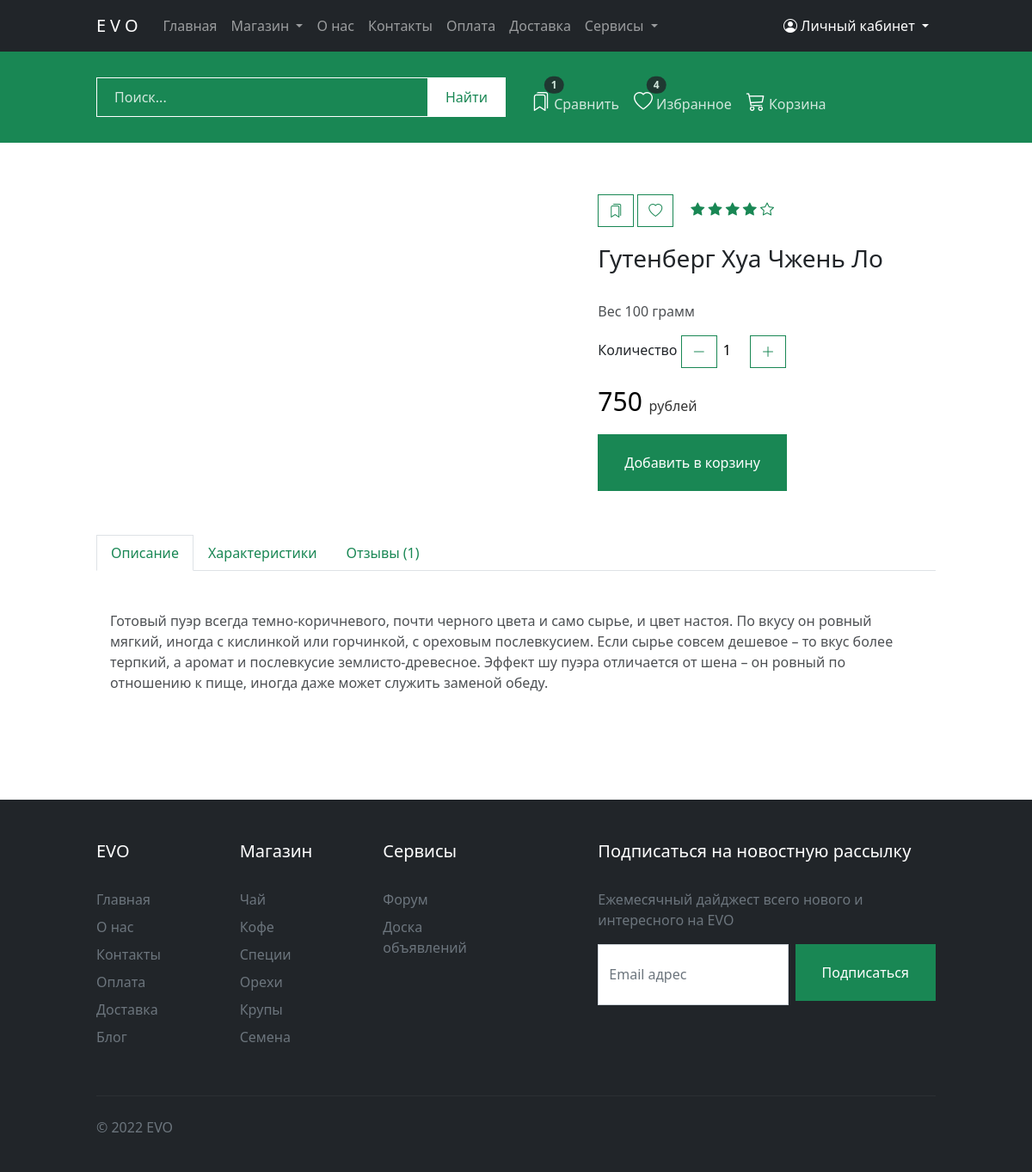
The page /catalog/product/gutenberg/ on the database as committed earlier.
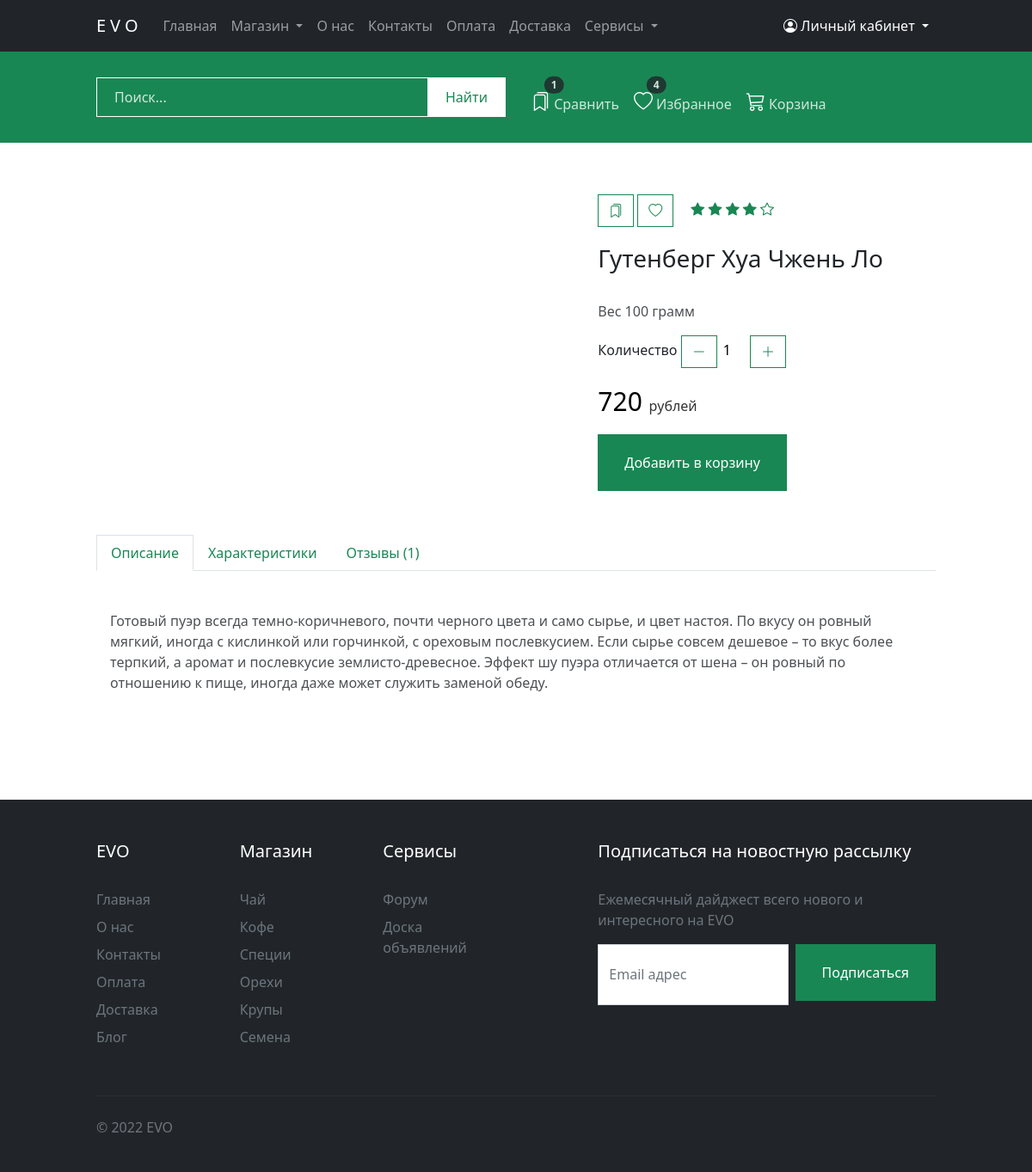
The same page on the database as committed later.
### apps/core/models.py (models this page shows, shortened)
class Product(models.Model):
    class Meta:
        verbose_name = 'Товар'
        verbose_name_plural = 'Товары'
        index_together = (('id', 'slug'),)
        ordering = ('-created',)
    category = models.ForeignKey(Category, on_delete=models.CASCADE, related_name='products', verbose_name='Категория')
    name = models.CharField(max_length=50, db_index=True, verbose_name='Название')
    slug = models.SlugField(max_length=200, db_index=True, verbose_name="URL")
    desc = models.TextField(verbose_name='Описание')
    country = models.CharField(max_length=50, blank=True, null=True, default=None, verbose_name='Страна')
    town = models.CharField(max_length=50, blank=True, null=True, default=None, verbose_name='Город')
    year = models.CharField(max_length=50, blank=True, null=True, default=None, verbose_name='Год')
    volume = models.IntegerField(verbose_name='Вес, грамм')
    price = models.DecimalField(max_digits=10, decimal_places=0, verbose_name='Цена, руб')
    stock = models.PositiveIntegerField(verbose_name='Остаток на складе, штук')
    tag = models.CharField(max_length=100, blank=True, null=True, default=None, verbose_name='Метки')
    talk_forum = models.URLField(blank=True, null=True, default=None, verbose_name='Ссылка на форум')
    is_active = models.BooleanField(default=True, verbose_name="Активация товара")
    image = models.ImageField(upload_to='product/', verbose_name='Изображение обложки')
    created = models.DateTimeField(auto_now_add=True, verbose_name='Дата создания')
    updated = models.DateTimeField(auto_now=True, verbose_name='Дата изменения')

### apps/core/views.py (the view)
# urls.py: path('catalog/product/<slug:slug>/', views.product_detail, name='product'),
def product_detail(request, slug):
    product = get_object_or_404(Product, slug=slug, is_active=True)
    cart_product_form = CartAddProductForm()
    return render(request, 'core/product.html', {'product': product, 'cart_product_form': cart_product_form})

### apps/templates/core/product.html (shortened to what this page needs)
{% extends 'layouts/base.html' %}
{% load  static %}
{% block content %}
    <section id="prod" class="paddingTopBottom">
        <div class="container">
            <div class="row">
                <div class="col-md-6">
                    <div class="fotorama" data-width="100%" data-nav="thumbs" data-allowfullscreen="true">
                    </div>
                </div>
                <div class="col-md-5 offset-md-1">
                    <div class="btn-group" role="group">
                        <a type="button" class="btn btn-outline-success"><i class="bi bi-bookmarks"></i></a>
                        <a type="button" class="btn btn-outline-success"><i class="bi bi-heart"></i></a>
                        <div class="star">
                            <i class="bi bi-star-fill"></i>
                            <i class="bi bi-star-fill"></i>
                            <i class="bi bi-star-fill"></i>
                            <i class="bi bi-star-fill"></i>
                            <i class="bi bi-star"></i>
                        </div>
                    </div>
                    <h3>{{ product.name }}</h3>
                    <p class="text">Вес <span>{{ product.volume }}</span> грамм</p>
                    <p>
                    <form id="order" action="{% url 'cart_add' product.id %}" method="POST">
                        <div class="number">Количество
                            <button class="minus btn btn-outline-success"><i class="bi bi-dash-lg"></i></button>
                            {{ cart_product_form }}
                            <button class="plus btn btn-outline-success"><i class="bi bi-plus-lg"></i></button>
                        </div>
                    </form>
                    </p>
                    <p class="price">{{ product.price }} <span class="text">рублей</span></p>
                    <p><input type="submit" form="order" class="btn btn-success btnS" value="Добавить в корзину"></p>
                </div>
            </div>
            <div class="row">
                <div class="col">
                    <ul class="nav nav-tabs" id="myTab" role="tablist">
                        <li class="nav-item" role="presentation">
                            <button class="nav-link active" id="home-tab" data-bs-toggle="tab"
                                    data-bs-target="#description-tab-pane" type="button" role="tab"
                                    aria-controls="description-tab-pane" aria-selected="true">Описание
                            </button>
                        </li>
                        <li class="nav-item" role="presentation">
                            <button class="nav-link link-success" id="profile-tab" data-bs-toggle="tab"
                                    data-bs-target="#property-tab-pane" type="button" role="tab"
                                    aria-controls="property-tab-pane" aria-selected="false">Характеристики
                            </button>
                        </li>
                        <li class="nav-item" role="presentation">
                            <button class="nav-link link-success" id="contact-tab" data-bs-toggle="tab"
                                    data-bs-target="#review-tab-pane" type="button" role="tab"
                                    aria-controls="review-tab-pane" aria-selected="false">Отзывы
                                ({{ product.reviews.all.count }})
                            </button>
                        </li>
                    </ul>
                    <div class="tab-content" id="myTabContent">
                        <div class="tab-pane fade show active " id="description-tab-pane" role="tabpanel"
                             aria-labelledby="description-tab" tabindex="0">
                            <div class="p-3 text">{{ product.desc }}</div>
                        </div>
                    </div>
                </div>
            </div>
        </div>
    </section>
{% endblock %}

### apps/templates/layouts/base.html (shortened to what this page needs)
{% load static %}
<!doctype html>
<html lang="en">
<head>
    <link href="https://cdn.jsdelivr.net/npm/bootstrap@5.2.0-beta1/dist/css/bootstrap.min.css" rel="stylesheet"
>
    <link href="https://cdnjs.cloudflare.com/ajax/libs/fotorama/4.6.4/fotorama.css" rel="stylesheet">
    <link rel="stylesheet" type="text/css" href="{% static 'css/style.css' %}">
</head>
<body>
{% include 'includes/navigation.html' %}
<section id="search" class="navClass text-bg-success text-white">
    <div class="container">
        <div class="row align-items-center">
            <div class="col-lg">
                <div class="input-group">
                    <input type="search" class="form-control form-control-dark searchF" placeholder="Поиск..."
                           aria-label="Search" aria-describedby="button-addon2">
                    <button class="btn btn-outline-secondary searchFB" type="button" id="button-addon2">Найти</button>
                </div>
            </div>
            <div class="col-lg">
                <ul class="nav prodM">
                    <li class="nav-item">
                        <a class="btn position-relative" href="#">
                            <i class="bi bi-bookmarks"></i>
                            <span class="position-absolute top-0 start-1 translate-middle badge rounded-pill text-bg-white">
                                1
                            </span>
                            <span class="text-opacity">Сравнить</span>
                        </a>
                    </li>
                    <li class="nav-item">
                        <a class="btn position-relative" href="#">
                            <i class="bi bi-heart"></i>
                            <span class="position-absolute top-0 start-1 translate-middle badge rounded-pill text-bg-white">
                                4
                            </span>
                            <span class="text-opacity">Избранное</span>
                        </a>
                    </li>
                    <li class="nav-item cart">
                        <a class="btn position-relative" href="{% url 'cart_detail' %}">
                            <i class="bi bi-cart3"></i>
                            <span class="text-opacity">Корзина</span>
                        </a>
                    </li>
                </ul>
            </div>
        </div>
    </div>
</section>
{% block content %}{% endblock %}
{% include 'includes/footer.html' %}
</body>
</html>

### apps/templates/includes/navigation.html (shortened to what this page needs)
<nav id="navbar" class="navbar navbar-expand-lg navbar-dark bg-dark">
    <div class="container">
        <a class="navbar-brand" href="{% url 'main' %}">EVO</a>
        <div class="collapse navbar-collapse" id="navbarNav">
            <ul class="navbar-nav me-auto mb-2 mb-lg-0">
                <li class="nav-item">
                    <a class="nav-link" href="{% url 'main' %}">Главная</a>
                </li>
                <li class="nav-item dropdown">
                    <a class="nav-link dropdown-toggle" href="" id="navbarDropdownMenuLink1"
                       role="button"
                       data-bs-toggle="dropdown" aria-expanded="false">
                        Магазин
                    </a>
                </li>
                <li class="nav-item">
                    <a href="{% url 'about' %}" class="nav-link">О нас</a>
                </li>
                <li class="nav-item">
                    <a href="{% url 'contacts' %}" class="nav-link">Контакты</a>
                </li>
                <li class="nav-item">
                    <a href="#" class="nav-link">Оплата</a>
                </li>
                <li class="nav-item">
                    <a href="#" class="nav-link">Доставка</a>
                </li>
                <li class="nav-item dropdown">
                    <a class="nav-link dropdown-toggle" href="" id="navbarDropdownMenuLinkService"
                       role="button"
                       data-bs-toggle="dropdown" aria-expanded="false">
                        Сервисы
                    </a>
                </li>
            </ul>
            <div class="navbar-nav text-lg-end">
                <li class="nav-item dropdown">
                    <a class="nav-link dropdown-toggle text-white" href="" id="navbarDropdownMenuLink2"
                       role="button"
                       data-bs-toggle="dropdown" aria-expanded="false">
                        {% if user.is_authenticated %}
                            <i class="bi bi-person-circle"></i> {{ user.username }}
                        {% else %}
                            <i class="bi bi-person-circle"></i> Личный кабинет
                        {% endif %}
                    </a>
                </li>
            </div>
        </div>
    </div>
</nav>

### apps/templates/includes/footer.html (shortened to what this page needs)
<footer class="bg-dark mt-5">
    <div class="container">
        <div class="row">
            <div class="col-md-2 col-sm-6 col-6 mt-5">
                <h5 class="text-bg-white">EVO</h5>
                <ul class="nav flex-column">
                    <li class="nav-item mb-2"><a href="{% url 'main' %}" class="nav-link p-0 link-secondary">Главная</a>
                    </li>
                    <li class="nav-item mb-2"><a href="{% url 'about' %}" class="nav-link p-0 link-secondary">О нас</a>
                    </li>
                    <li class="nav-item mb-2"><a href="{% url 'contacts' %}"
                                                 class="nav-link p-0 link-secondary">Контакты</a>
                    </li>
                    <li class="nav-item mb-2"><a href="#" class="nav-link p-0 link-secondary">Оплата</a></li>
                    <li class="nav-item mb-2"><a href="#" class="nav-link p-0 link-secondary">Доставка</a></li>
                    <li class="nav-item mb-2"><a href="#" class="nav-link p-0 link-secondary">Блог</a></li>
                </ul>
            </div>
            <div class="col-md-2 col-sm-6 col-6 mt-5">
                <h5 class="text-bg-white">Магазин</h5>
                <ul class="nav flex-column">
                    <li class="nav-item mb-2"><a href="{% url 'catalog' 'tea' %}" class="nav-link p-0 link-secondary">Чай</a></li>
                    <li class="nav-item mb-2"><a href="{% url 'catalog' 'coffee' %}" class="nav-link p-0 link-secondary">Кофе</a>
                    </li>
                    <li class="nav-item mb-2"><a href="{% url 'catalog' 'spices' %}"
                                                 class="nav-link p-0 link-secondary">Специи</a></li>
                    <li class="nav-item mb-2"><a href="{% url 'catalog' 'nuts' %}" class="nav-link p-0 link-secondary">Орехи</a></li>
                    <li class="nav-item mb-2"><a href="{% url 'catalog' 'grits' %}" class="nav-link p-0 link-secondary">Крупы</a></li>
                    <li class="nav-item mb-2"><a href="{% url 'catalog' 'grain' %}" class="nav-link p-0 link-secondary">Семена</a></li>
                </ul>
            </div>
            <div class="col-md-2 mt-5">
                <h5 class="text-bg-white">Сервисы</h5>
                <ul class="nav flex-column">
                    <li class="nav-item mb-2"><a href="#" class="nav-link p-0 link-secondary">Форум</a></li>
                    <li class="nav-item mb-2"><a href="#" class="nav-link p-0 link-secondary">Доска объявлений</a></li>
                </ul>
            </div>
            <div class="col-md-5 offset-md-1 mt-5">
                <form>
                    <h5 class="text-bg-white">Подписаться на новостную рассылку</h5>
                    <p class="link-secondary">Ежемесячный дайджест всего нового и интересного на EVO</p>
                    <div class="d-flex w-100 gap-2">
                        <input id="newsletter1" type="text" class="form-control" placeholder="Email адрес">
                        <button class="btn btn-success btnS" type="button">Подписаться</button>
                    </div>
                </form>
            </div>
        </div>
        <div class="d-flex justify-content-between mt-5 py-4 border-top-grey">
            <p class="link-secondary">© 2022 EVO</p>
        </div>
    </div>
</footer>

### apps/templates/includes/scripts.html (shortened to what this page needs)
{% load static %}

Rows that differ between the two databases and show on the page:
changed Product "Гутенберг Хуа Чжень Ло": price "750" → "720"
